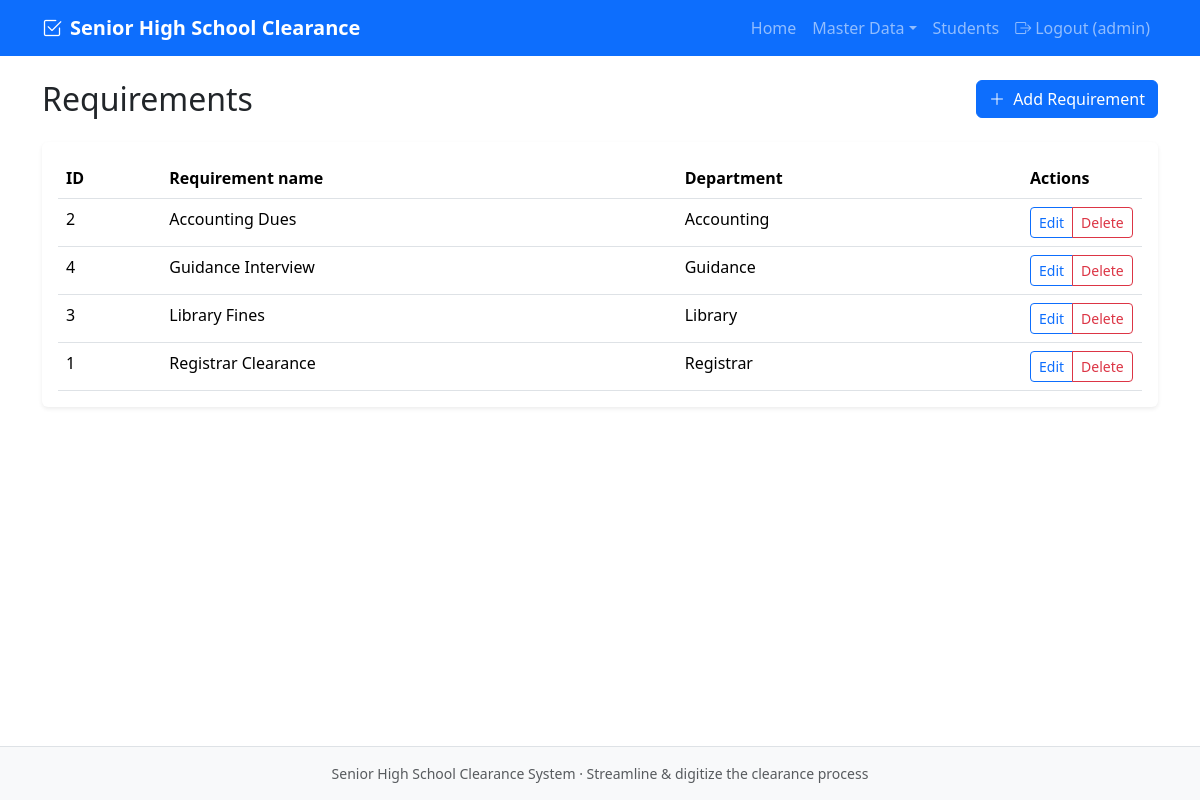
/admin/requirements/index.php (signed in), run on an earlier commit of the app's database.
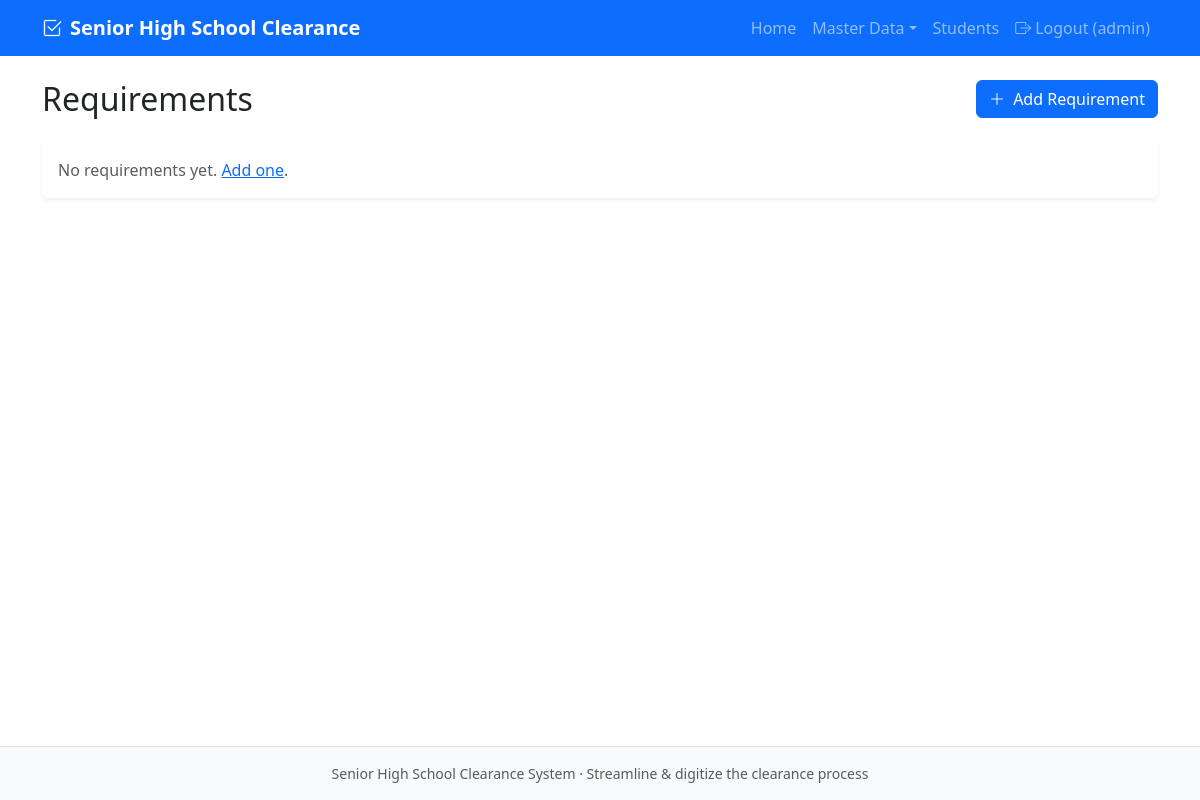
And on a later commit of the database.
### tables this page shows
CREATE TABLE users (
    user_id INT AUTO_INCREMENT PRIMARY KEY,
    username VARCHAR(80) NOT NULL UNIQUE,
    password_hash VARCHAR(255) NOT NULL,
    role ENUM('student', 'teacher', 'admin') NOT NULL,
    reference_id VARCHAR(20) DEFAULT NULL COMMENT 'LRN for student, teacher_id for teacher, NULL for admin',
    created_at TIMESTAMP DEFAULT CURRENT_TIMESTAMP,
    CONSTRAINT chk_reference CHECK (
        (role = 'admin' AND reference_id IS NULL) OR
        (role IN ('student', 'teacher') AND reference_id IS NOT NULL AND reference_id != '')
    )
);

CREATE TABLE requirements (
    requirement_id INT AUTO_INCREMENT PRIMARY KEY,
    requirement_name VARCHAR(100) NOT NULL,
    department_id INT NOT NULL,
    FOREIGN KEY (department_id) REFERENCES departments(department_id) ON DELETE RESTRICT
);

CREATE TABLE departments (
    department_id INT AUTO_INCREMENT PRIMARY KEY,
    department_name VARCHAR(100) NOT NULL
);

### includes/auth.php (called while the page is built, shortened)
<?php
function getCurrentUser() {
    $pdo = getDB();
    $stmt = $pdo->prepare('SELECT user_id, username, role, reference_id, created_at FROM users WHERE user_id = ?');
    $stmt->execute([$_SESSION['user_id']]);
    $user = $stmt->fetch();
    return $user ?: null;
}

### admin/requirements/index.php (the view, shortened to what this page needs)
<?php
require_once __DIR__ . '/../../includes/auth.php';
$pdo = getDB();
$stmt = $pdo->query("
    SELECT r.requirement_id, r.requirement_name, r.department_id, d.department_name
    FROM requirements r
    LEFT JOIN departments d ON d.department_id = r.department_id
    ORDER BY r.requirement_name
");
$rows = $stmt->fetchAll();
require_once __DIR__ . '/../../includes/header.php';
?>
<div class="d-flex justify-content-between align-items-center mb-4">
    <h1 class="h2 mb-0">Requirements</h1>
    <a href="create.php" class="btn btn-primary"><i class="bi bi-plus-lg me-1"></i> Add Requirement</a>
</div>
<div class="card">
    <div class="card-body">
        <?php if (empty($rows)): ?>
            <p class="text-muted mb-0">No requirements yet. <a href="create.php">Add one</a>.</p>
        <?php else: ?>
            <div class="table-responsive">
                <table class="table table-hover mb-0">
                    <thead>
                        <tr>
                            <th>ID</th>
                            <th>Requirement name</th>
                            <th>Department</th>
                            <th width="120">Actions</th>
                        </tr>
                    </thead>
                    <tbody>
                        <?php foreach ($rows as $r): ?>
                            <tr>
                                <td><?php echo (int)$r['requirement_id']; ?></td>
                                <td><?php echo htmlspecialchars($r['requirement_name']); ?></td>
                                <td><?php echo htmlspecialchars($r['department_name'] ?? '-'); ?></td>
                                <td>
                                    <div class="btn-group btn-group-sm">
                                        <a href="edit.php?id=<?php echo (int)$r['requirement_id']; ?>" class="btn btn-outline-primary">Edit</a>
                                        <a href="delete.php?id=<?php echo (int)$r['requirement_id']; ?>" class="btn btn-outline-danger" onclick="return confirm('Delete this requirement?');">Delete</a>
                                    </div>
                                </td>
                            </tr>
                        <?php endforeach; ?>
                    </tbody>
                </table>
            </div>
        <?php endif; ?>
    </div>
</div>
<?php require_once __DIR__ . '/../../includes/footer.php'; ?>

### includes/header.php (shortened to what this page needs)
<?php
$base = rtrim(WEB_BASE, '/');
require_once __DIR__ . '/auth.php';
$currentUser = getCurrentUser();
?>
<!DOCTYPE html>
<html lang="en">
<head>
    <link href="<?php echo $base; ?>/assets/bootstrap/css/bootstrap.min.css" rel="stylesheet">
    <link href="<?php echo $base; ?>/assets/bootstrap-icons/font/bootstrap-icons.css" rel="stylesheet">
    <link href="<?php echo $base; ?>/assets/css/style.css" rel="stylesheet">
    <link href="<?php echo $base; ?>/assets/css/admin-cards.css" rel="stylesheet">
</head>
<body class="d-flex flex-column min-vh-100">
    <nav class="navbar navbar-expand-lg navbar-dark bg-primary">
        <div class="container">
            <a class="navbar-brand fw-bold" href="<?php echo $base; ?>/public/index.php">
                <i class="bi bi-check2-square me-2"></i>Senior High School Clearance
            </a>
            <div class="collapse navbar-collapse" id="navbarNav">
                <ul class="navbar-nav ms-auto">
                    <?php if ($currentUser): ?>
                        <li class="nav-item"><a class="nav-link" href="<?php echo $base; ?>/public/index.php">Home</a></li>
                        <?php if ($currentUser['role'] === 'student'): ?>
                            <li class="nav-item"><a class="nav-link" href="<?php echo $base; ?>/student/my_clearance.php">My Clearance</a></li>
                        <?php elseif ($currentUser['role'] === 'teacher'): ?>
                        <?php else: ?>
                            <li class="nav-item dropdown">
                                <a class="nav-link dropdown-toggle" href="#" data-bs-toggle="dropdown">Master Data</a>
                            </li>
                            <li class="nav-item"><a class="nav-link" href="<?php echo $base; ?>/admin/students/index.php">Students</a></li>
                        <?php endif; ?>
                        <li class="nav-item"><a class="nav-link" href="<?php echo $base; ?>/public/logout.php"><i class="bi bi-box-arrow-right me-1"></i>Logout (<?php echo htmlspecialchars($currentUser['username']); ?>)</a></li>
                    <?php endif; ?>
                </ul>
            </div>
        </div>
    </nav>
    <main class="container flex-grow-1 py-4">

### includes/footer.php (shortened to what this page needs)
    </main>
    <footer class="bg-light border-top py-3 mt-auto">
        <div class="container text-center text-muted small">
            Senior High School Clearance System &middot; Streamline &amp; digitize the clearance process
        </div>
    </footer>
</body>
</html>

### assets/css/style.css (style rules this page uses)
:root { --gradline-primary: #0d6efd; --gradline-success: #198754; --gradline-pending: #ffc107; }
body { font-family: 'Segoe UI', system-ui, sans-serif; }
.card { box-shadow: 0 0.125rem 0.25rem rgba(0, 0, 0, 0.075); border: none; }
.table th { font-weight: 600; }
.btn-group-sm .btn { padding: 0.25rem 0.5rem; }

What changed in the data, as far as the page shows it:
removed requirements: requirement_id "2", requirement_name "Accounting Dues", department.department_name "Accounting"
removed requirements: requirement_id "4", requirement_name "Guidance Interview", department.department_name "Guidance"
removed requirements: requirement_id "3", requirement_name "Library Fines", department.department_name "Library"
removed requirements: requirement_id "1", requirement_name "Registrar Clearance", department.department_name "Registrar"
Also different on the page:
text no longer shown: "ID Requirement name Department Actions"
text now shown: "No requirements yet. Add one ."
